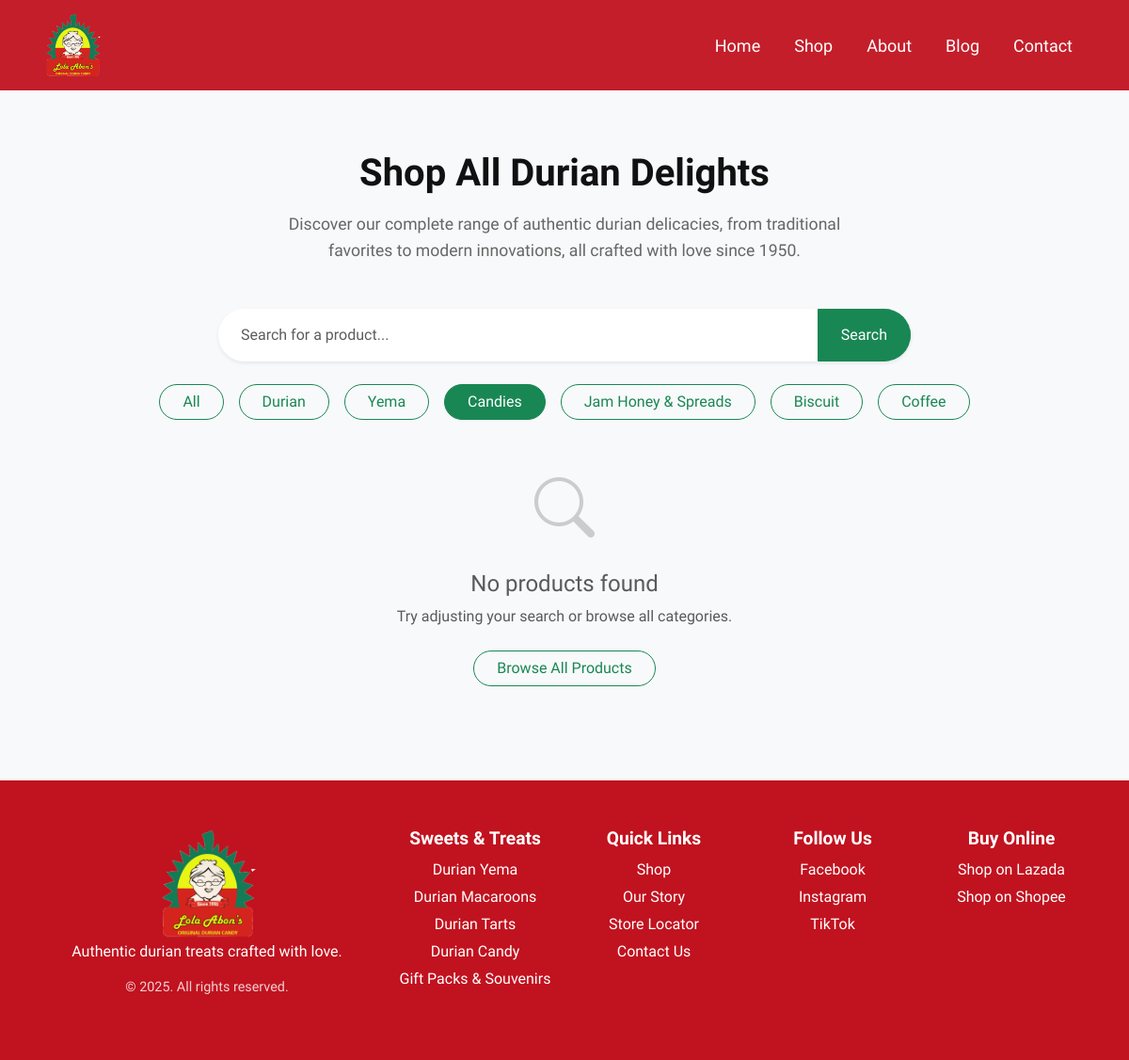
The page /shop?category=candies on the database as committed earlier.
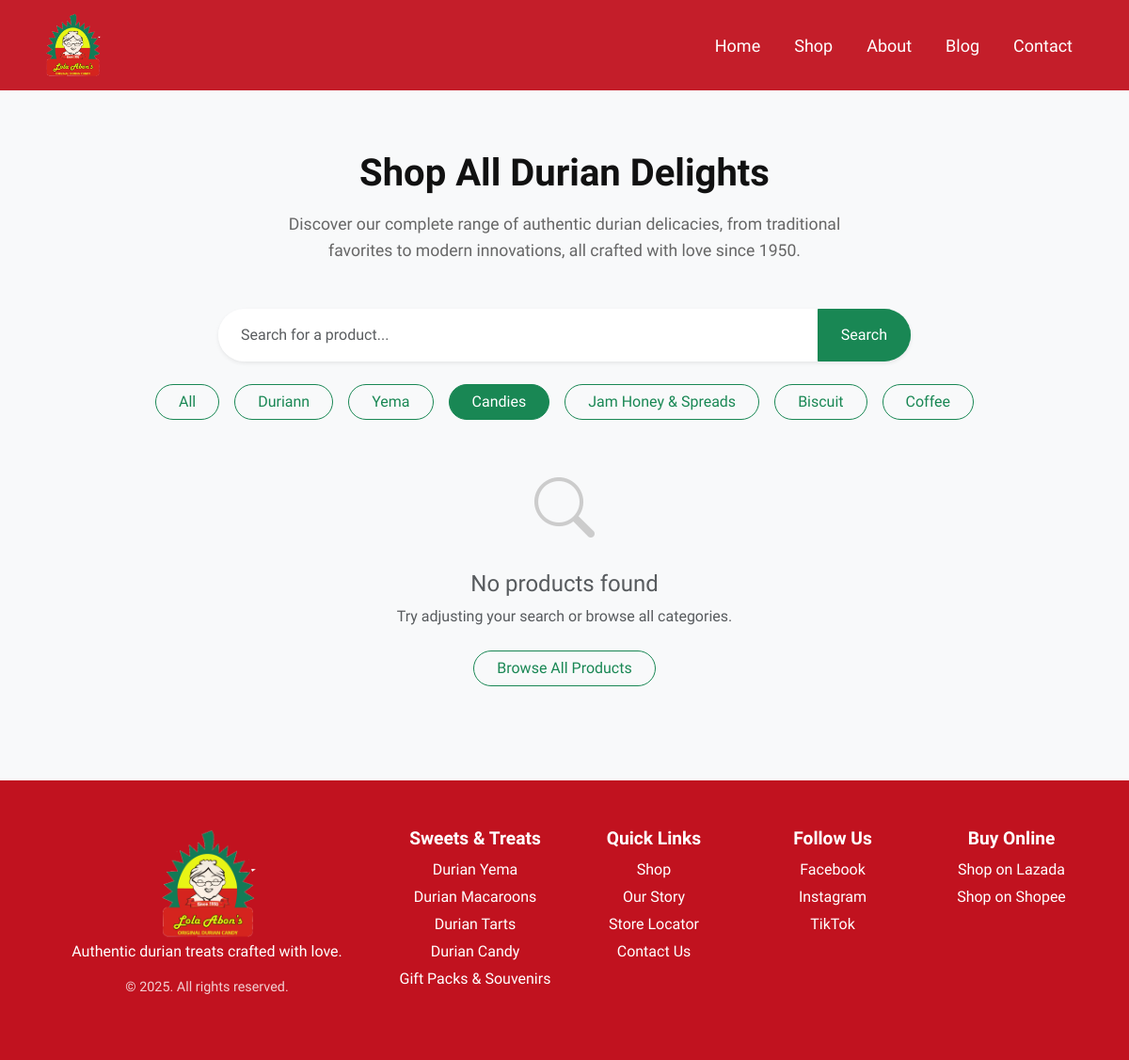
The same page on the database as committed later.
### tables this page shows
CREATE TABLE `product_category_tbl` (
  `Product_Category_ID` int(11) NOT NULL,
  `Product_Category_Name` varchar(80) NOT NULL
);

### common/fetch-category.php (called while the page is built, shortened)
<?php
require 'lbns/connection/db.php';
function generateSlug($name) {
    $slug = strtolower($name);
    $slug = preg_replace('/[^a-z0-9\s-]/', '', $slug);
    $slug = preg_replace('/[\s\-]+/', '-', $slug);
    return trim($slug, '-');
}
$categoriesResult = $conn->query("SELECT Product_Category_ID, Product_Category_Name FROM product_category_tbl");
$categories = [];
while ($row = $categoriesResult->fetch_assoc()) {
    $slug = generateSlug($row['Product_Category_Name']);
    $row['slug'] = $slug;
    $categories[] = $row;
}
$selectedCategorySlug = $_GET['category'] ?? 'all';

### shop.php (the view, shortened to what this page needs)
<?php require 'common/fetch-category.php'; ?>
<?php $pageName = 'shop';
include 'includes/header.php'; ?>
<main class="shop-section py-0 bg-light">
    <div class="container">
        <div class="text-center mb-5">
            <h2 class="display-4 fw-bold mb-3" style="color: #111;">Shop All Durian Delights</h2>
            <p class="section-subtitle lead mx-auto" style="max-width: 650px;">
                Discover our complete range of authentic durian delicacies, from traditional favorites to modern innovations, all crafted with love since 1950.
            </p>
        </div>
        <div class="row justify-content-center mb-4">
            <div class="col-md-8">
                <div class="input-group shadow-sm rounded-pill overflow-hidden">
                    <input type="text" id="searchInput" class="form-control border-0 px-4 py-3"
                        placeholder="Search for a product..." value="<?= htmlspecialchars($_GET['search'] ?? '') ?>">
                    <button id="searchBtn" class="btn btn-success px-4">Search</button>
                </div>
            </div>
        </div>
        <div class="d-flex flex-wrap justify-content-center gap-3 mb-5">
            <a href="shop" class="btn btn-outline-success rounded-pill px-4 <?= ($selectedCategorySlug == 'all') ? 'active' : '' ?>">All</a>
            <?php foreach ($categories as $cat): ?>
                <a href="shop?category=<?= $cat['slug'] ?>"
                class="btn btn-outline-success rounded-pill px-4 <?= ($selectedCategorySlug == $cat['slug']) ? 'active' : '' ?>">
                <?= htmlspecialchars($cat['Product_Category_Name']) ?>
            </a>
            <?php endforeach; ?>
        </div>
        <div class="row g-4">
            <?php if (!empty($products)): ?>
                <?php foreach ($products as $product): ?>
                    <div class="col-6 col-md-6 col-lg-4">
                        <div class="card border-0 shadow-sm h-100 product-card">
                            <img src="Images/slideshow/<?= htmlspecialchars($product['Index_Image_Loc']) ?>" class="card-img-top" alt="<?= htmlspecialchars($product['Product_Name']) ?>" style="width: 100%; height: 280px; object-fit: cover;">
                            <div class="card-body text-center">
                                <h5 class="card-title fw-bold mb-1"><?= htmlspecialchars($product['Product_Name']) ?></h5>
                                <p class="card-text text-muted mb-2"><?= htmlspecialchars($product['Index_Description']) ?></p>
                                <p class="text-success fw-bold fs-5 mb-3">₱<?= number_format($product['Product_Price'], 2) ?></p>
                                <a href="product-details?id=<?= encodeProductId($product['Product_ID']) ?>" class="btn btn-success rounded-pill px-4">Buy Now</a>
                            </div>
                        </div>
                    </div>
                <?php endforeach; ?>
            <?php else: ?>
                <div class="col-12 text-center">
                    <div class="empty-state-container">
                        <i class="bi bi-search" style="font-size: 4rem; color: #ccc;"></i>
                        <h4 class="mt-3 text-muted">No products found</h4>
                        <p class="text-muted">Try adjusting your search or browse all categories.</p>
                        <a href="shop" class="btn btn-outline-success rounded-pill px-4 mt-2">Browse All Products</a>
                    </div>
                </div>
            <?php endif; ?>
        </div>
    </div>
</main>
<?php include 'includes/footer.php'; ?>

### includes/header.php (shortened to what this page needs)
<!DOCTYPE html>
<html lang="en">
<head>
    <link href="css/others/bootstrap.min.css" rel="stylesheet">
    <link href="css/base-layout.css" rel="stylesheet">
    <link rel="stylesheet" href="https://cdn.jsdelivr.net/npm/bootstrap-icons@1.11.1/font/bootstrap-icons.css">
    <?php if ($pageName === 'index'): ?>
    <link href="css/pages/home.css" rel="stylesheet">
    <link rel="stylesheet" href="css/others/swiper-bundle.min.css">
    <link href="css/hero-style.css" rel="stylesheet">
    <?php elseif ($pageName === 'about-us'): ?>
    <link href="css/pages/about-us.css" rel="stylesheet">
    <?php elseif ($pageName === 'shop'): ?>
    <link href="css/pages/shop.css" rel="stylesheet">
    <?php elseif ($pageName === 'contact-us'): ?>
    <link href="css/pages/contact-us.css" rel="stylesheet">
    <?php elseif ($pageName === 'blogs'): ?>
    <link href="css/pages/blogs.css" rel="stylesheet">
    <?php elseif ($pageName === 'product-details'): ?>
    <link href="css/pages/product-details.css" rel="stylesheet">
    <?php elseif ($pageName === 'store-locator'): ?>
    <link href="css/pages/store-locator.css" rel="stylesheet">
    <?php endif; ?>
</head>
<body>
    <nav class="navbar navbar-expand-lg navbar-dark fixed-top">
        <div class="container">
        <a class="navbar-brand" href="index">
                <img src="Images/logo.png" alt="Lola Abon's Logo">
            </a>
            <div class="collapse navbar-collapse" id="navbarNav">
                <ul class="navbar-nav ms-auto">
                    <li class="nav-item"><a class="nav-link" href="index">Home</a></li>
                    <li class="nav-item"><a class="nav-link" href="shop">Shop</a></li>
                    <li class="nav-item"><a class="nav-link" href="about-us">About</a></li>
                    <li class="nav-item"><a class="nav-link" href="blogs">Blog</a></li>
                    <li class="nav-item"><a class="nav-link" href="contact-us">Contact</a></li>
                </ul>
            </div>
        </div>
    </nav>

### includes/footer.php (shortened to what this page needs)
<footer class="footer">
    <div class="container">
        <div class="row">
            <div class="col-lg-2 col-md-4 order-1 order-lg-2">
                <h4 class="footer-title">Sweets & Treats</h4>
                <ul class="footer-links">
                    <li><a href="shop?category=durian">Durian Yema</a></li>
                    <li><a href="shop?category=candies">Durian Macaroons</a></li>
                    <li><a href="shop?category=jam-honey-spreads">Durian Tarts</a></li>
                    <li><a href="shop?category=candies">Durian Candy</a></li>
                    <li><a href="shop?category=coffee">Gift Packs & Souvenirs</a></li>
                </ul>
            </div>
            <div class="col-lg-2 col-md-4 order-2 order-lg-3">
                <h4 class="footer-title">Quick Links</h4>
                <ul class="footer-links">
                    <li><a href="shop">Shop</a></li>
                    <li><a href="about-us">Our Story</a></li>
                    <li><a href="store-locator">Store Locator</a></li>
                    <li><a href="contact-us">Contact Us</a></li>
                </ul>
            </div>
            <div class="col-lg-2 col-md-4 order-3 order-lg-4">
                <h4 class="footer-title">Follow Us</h4>
                <ul class="footer-links">
                    <li><a href="https://www.facebook.com/lolaabons1950">Facebook</a></li>
                    <li><a href="https://www.instagram.com/lolaabons/">Instagram</a></li>
                    <li><a href="404">TikTok</a></li>
                </ul>
            </div>
            <div class="col-lg-2 col-md-4 order-4 order-lg-5">
                <h4 class="footer-title">Buy Online</h4>
                <ul class="footer-links">
                    <li><a href="https://www.lazada.com.ph/shop/lola-abon-s-durian-candies-inc" target="_blank">Shop on Lazada</a></li>
                    <li><a href="https://shopee.ph/lolaabons" target="_blank">Shop on Shopee</a></li>
                </ul>
            </div>
            <div class="col-lg-4 col-md-12 text-center order-5 order-lg-1">
                <img src="Images/logo.png" alt="Lola Abon's Logo" class="footer-logo">
                <p class="footer-tagline">Authentic durian treats crafted with love.</p>
                <p class="footer-copyright">© 2025. All rights reserved.</p>
            </div>
        </div>
    </div>
</footer>
</body>
</html>

### css/base-layout.css (style rules this page uses)
body { font-family: 'Readex Pro', sans-serif; margin: 0; scroll-behavior: smooth; }
* { scroll-behavior: smooth; }
html { scroll-behavior: smooth; }
main { flex: 1; }
main .container { padding-top: 160px; padding-bottom: 100px; }
.navbar { background-color: rgba(193, 18, 31, 0.95); transition: transform 0.3s ease-in-out; z-index: 1000; }
.navbar-brand img { height: 70px; }
.navbar-nav .nav-link { color: white !important; font-weight: 300; margin: 0 10px; font-size: 18px; transition: color 0.3s ease; }
.footer { background-color: #c1121f; color: white; padding: 50px 0; text-align: center; }
.footer-logo { width: 120px; display: block; margin: 0 auto; }
.footer-tagline { font-size: 1rem; font-weight: 400; margin-bottom: 15px; }
.footer-title { font-size: 1.2rem; font-weight: bold; margin-bottom: 10px; color: white; }
.footer-links { list-style: none; padding: 0; }
.footer-links li { margin-bottom: 5px; }
.footer-links a { color: white; text-decoration: none; font-size: 1rem; transition: color 0.3s ease; }
.footer-copyright { font-size: 0.9rem; margin-top: 15px; opacity: 0.8; }
.section-subtitle { color: #666; font-size: 1.1rem; line-height: 1.6; }

### css/pages/shop.css (style rules this page uses)
.shop-section h2 { font-size: 2.5rem; color: #111; margin-bottom: 50px; }
.shop-section { background-color: #f8f9fa; }

Rows that differ between the two databases and show on the page:
changed product_category_tbl: Product_Category_Name "Durian" → "Duriann"
